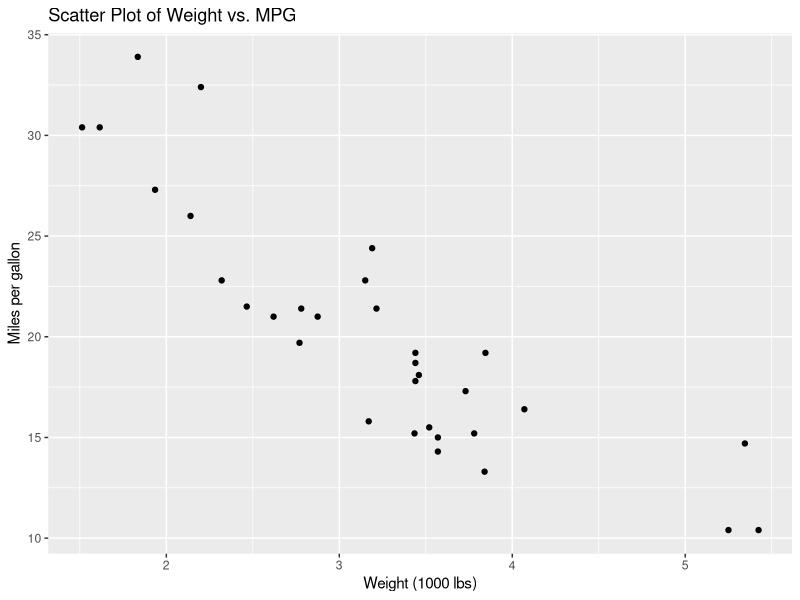
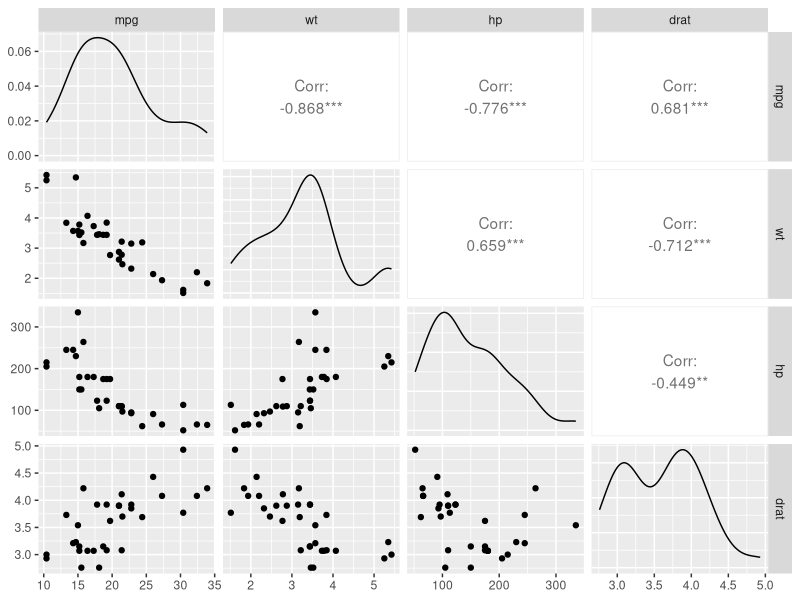
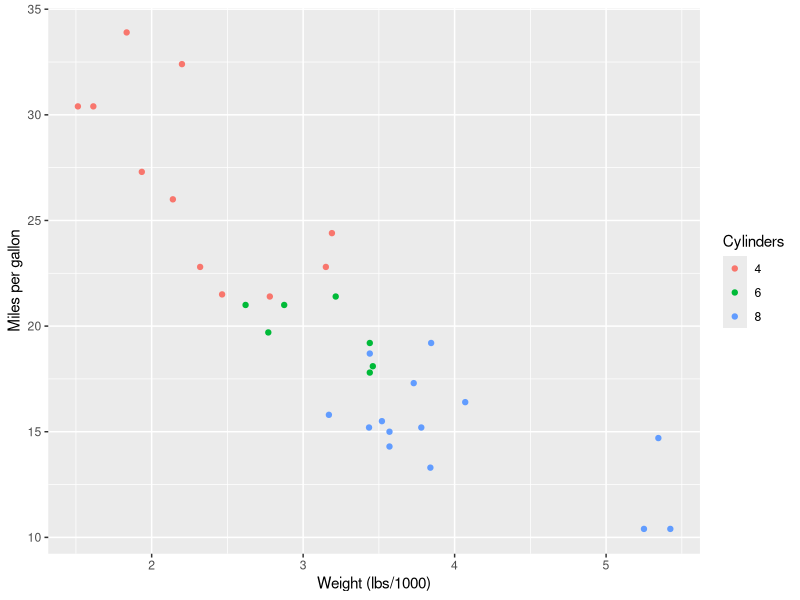
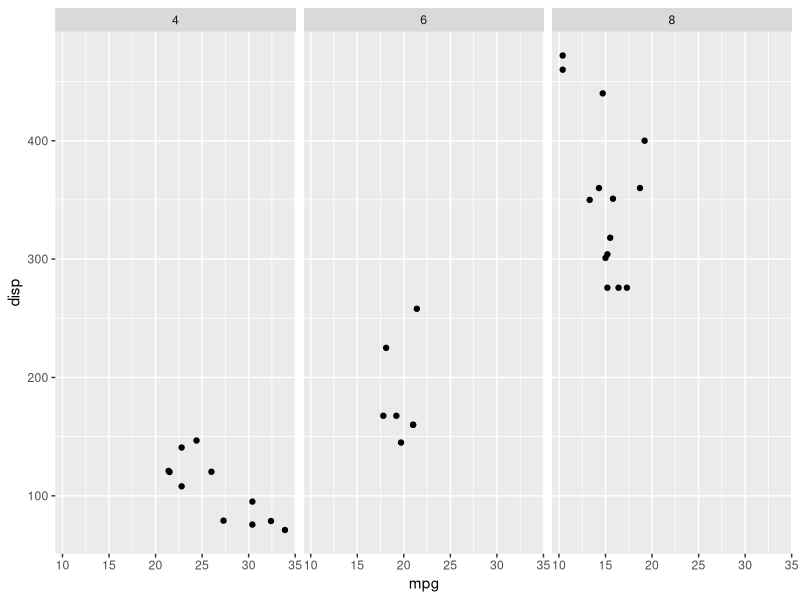

R code for these plots, in order:
## ---- chunk 1
# Load the required libraries, suppressing annoying startup messages
library(dplyr, quietly = TRUE, warn.conflicts = FALSE)
library(tibble, quietly = TRUE, warn.conflicts = FALSE)
library(knitr) # For formatting tables
# Read the mtcars dataset into a tibble called tb
data(mtcars)
tb <- as_tibble(mtcars)
# Convert relevant columns into factor variables
tb$cyl <- as.factor(tb$cyl) # cyl = {4,6,8}, number of cylinders
tb$am <- as.factor(tb$am) # am = {0,1}, 0:automatic, 1: manual transmission
tb$vs <- as.factor(tb$vs) # vs = {0,1}, v-shaped engine, 0:no, 1:yes
tb$gear <- as.factor(tb$gear) # gear = {3,4,5}, number of gears
# Directly access the data columns of tb, without tb$mpg
attach(tb)
## ---- chunk 2
# Load the ggplot2 package
library(ggplot2)

# Create the scatter plot
ggplot(tb, aes(x = wt, y = mpg)) + 
  geom_point() + 
  xlab("Weight (1000 lbs)") + 
  ylab("Miles per gallon") + 
  ggtitle("Scatter Plot of Weight vs. MPG")

## ---- chunk 3
# Load the GGally package
library(GGally)

# Create a scatterplot matrix using ggpairs()
ggpairs(tb[,c("mpg","wt","hp","drat")])

## ---- chunk 4
# Load the ggplot2 package
library(ggplot2)

# Create a scatterplot of mpg vs. wt, colored by cyl
ggplot(tb, aes(x = wt, y = mpg, color = factor(cyl))) +
  geom_point() +
  labs(x = "Weight (lbs/1000)", y = "Miles per gallon") +
  scale_color_discrete(name = "Cylinders")

## ---- chunk 5
# Load the ggplot2 package
library(ggplot2)

# Create a scatterplot matrix using ggplot()
ggplot(tb, aes(x = mpg, y = disp)) +
  geom_point() +
  facet_grid(. ~ cyl)

